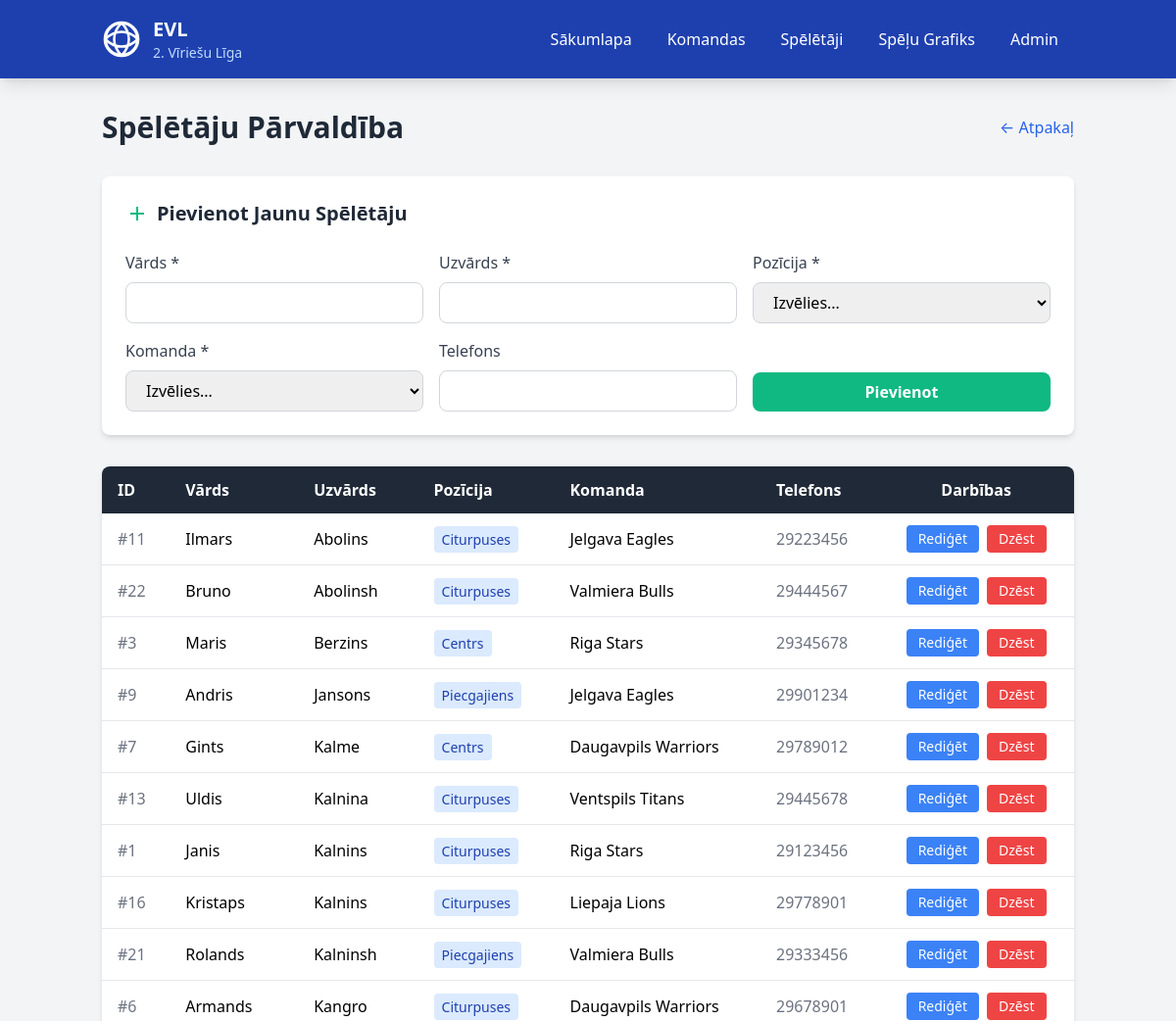
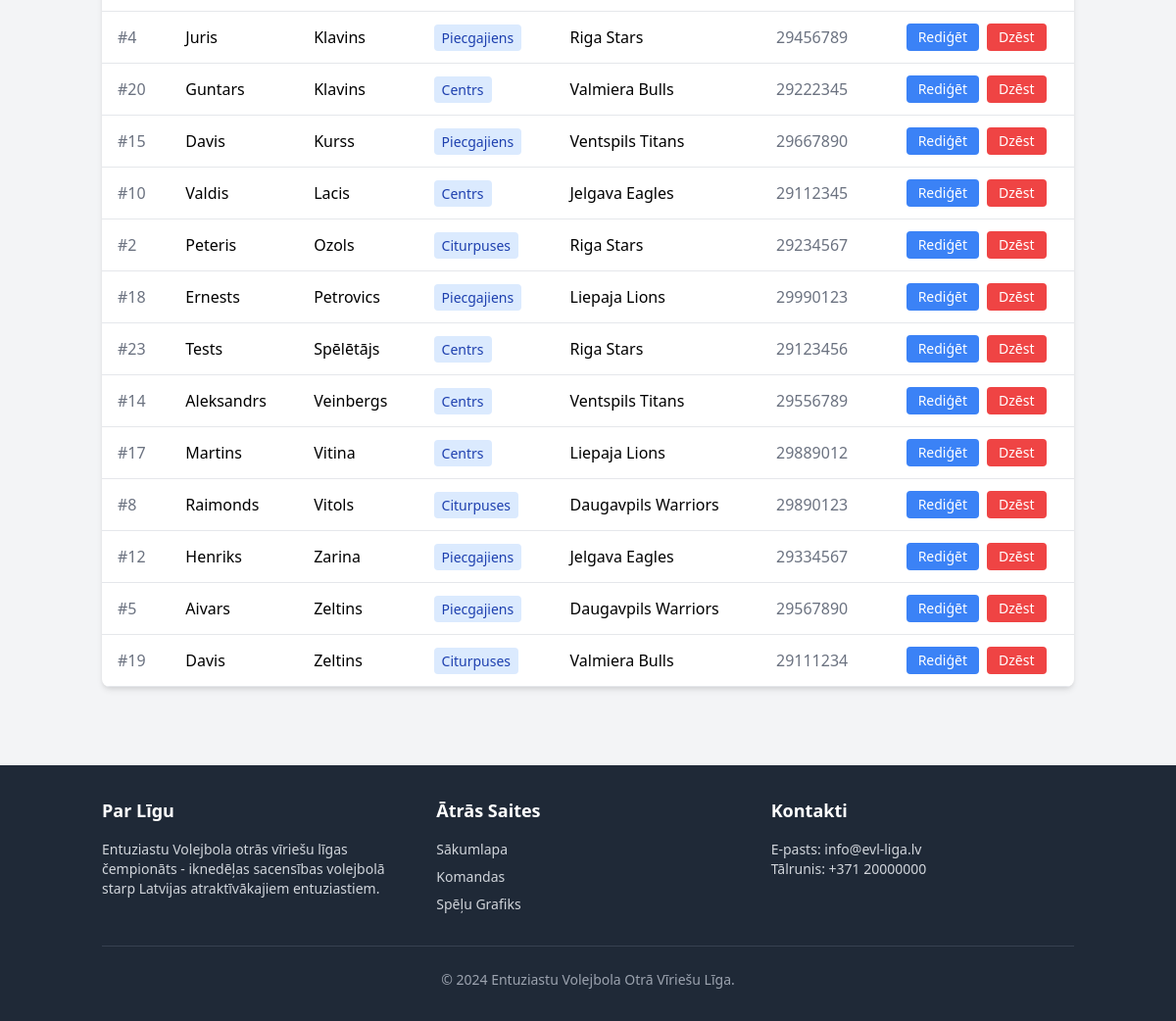
/admin/players, run on an earlier commit of the app's database (2 pictures, top to bottom).
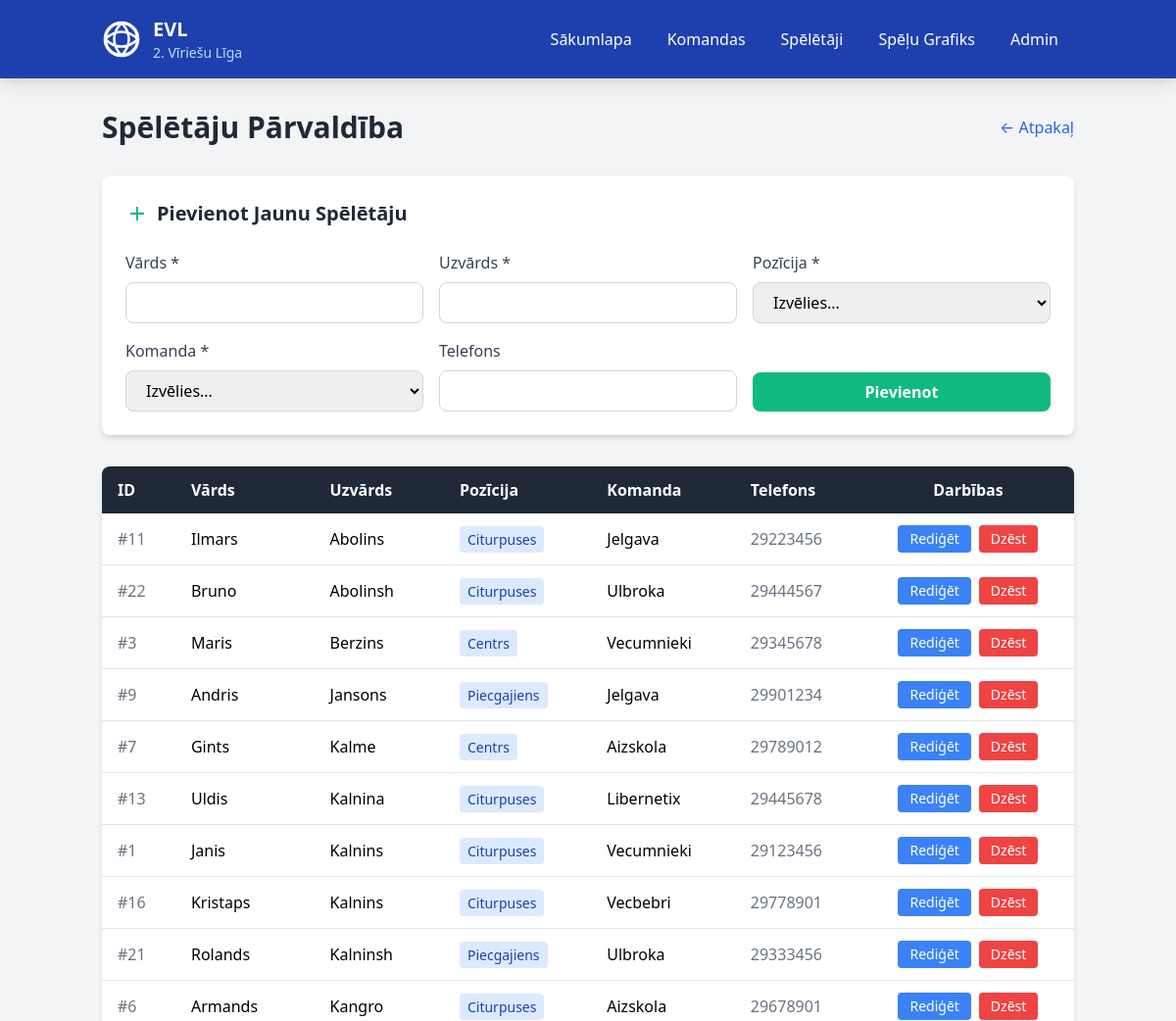
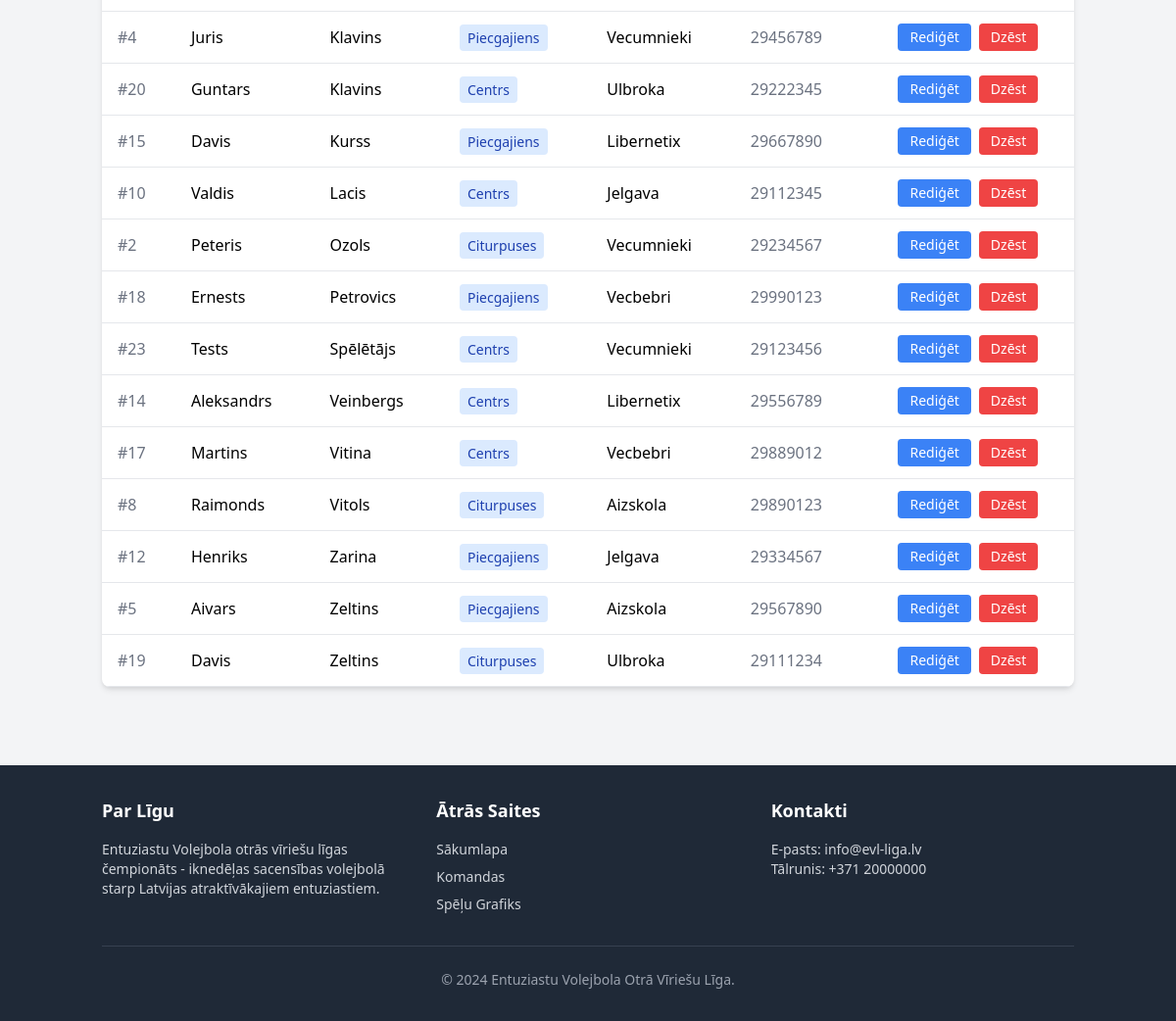
And on a later commit of the database (2 pictures, top to bottom).
### tables this page shows
CREATE TABLE players (
	id INTEGER PRIMARY KEY AUTOINCREMENT,
	first_name TEXT NOT NULL,
	last_name TEXT NOT NULL,
	"position" TEXT NOT NULL,
	team_id INTEGER,
	phone TEXT,
	CONSTRAINT FK_players_teams FOREIGN KEY (team_id) REFERENCES teams(id)
);

CREATE TABLE teams (
	id INTEGER PRIMARY KEY AUTOINCREMENT,
	name TEXT NOT NULL,
	logo TEXT DEFAULT ('/static/volleyball.svg'),
	played INTEGER DEFAULT (0),
	won INTEGER DEFAULT (0),
	lost INTEGER DEFAULT (0),
	points INTEGER DEFAULT (0),
	sets_won INTEGER DEFAULT (0),
	sets_lost INTEGER DEFAULT (0)
);

### app.py (the view)
@app.route('/admin/players')
def admin_players():
    conn = get_db_connection()
    players_list = conn.execute('''
        SELECT p.*, t.name as team_name
        FROM players p
        JOIN teams t ON p.team_id = t.id
        ORDER BY p.last_name
    ''').fetchall()
    teams_list = conn.execute('SELECT * FROM teams ORDER BY name').fetchall()
    conn.close()
    return render_template('admin_players.html',
                         players=players_list,
                         teams=teams_list)

### app.py (called while the page is built)
def get_db_connection():
    conn = sqlite3.connect(DATABASE)
    conn.row_factory = sqlite3.Row
    return conn

### templates/admin_players.html (shortened to what the changed rows need)
{% extends "base.html" %}
{% block content %}
<div class="container mx-auto px-4 py-8">
    <div class="flex justify-between items-center mb-8">
        <h1 class="text-3xl font-bold text-gray-800">Spēlētāju Pārvaldība</h1>
    </div>
    <div class="bg-white rounded-lg shadow-md p-6 mb-8">
        <h2 class="text-xl font-bold text-gray-800 mb-6 flex items-center">
            <svg class="w-6 h-6 mr-2 text-green-500" fill="currentColor" viewBox="0 0 24 24">
                <path d="M19 13h-6v6h-2v-6H5v-2h6V5h2v6h6v2z"/>
            </svg>
            Pievienot Jaunu Spēlētāju
        </h2>
    </div>
    <div class="bg-white rounded-lg shadow-md overflow-hidden">
        <div class="overflow-x-auto">
            <table class="w-full">
                <thead class="bg-gray-800 text-white">
                    <tr>
                        <th class="px-4 py-3 text-left">ID</th>
                        <th class="px-4 py-3 text-left">Vārds</th>
                        <th class="px-4 py-3 text-left">Uzvārds</th>
                        <th class="px-4 py-3 text-left">Pozīcija</th>
                        <th class="px-4 py-3 text-left">Komanda</th>
                        <th class="px-4 py-3 text-left">Telefons</th>
                        <th class="px-4 py-3 text-center">Darbības</th>
                    </tr>
                </thead>
                <tbody>
                    {% for player in players %}
                    <tr class="border-b hover:bg-gray-50">
                        <td class="px-4 py-3 text-gray-500">#{{ player.id }}</td>
                        <td class="px-4 py-3 font-medium">{{ player.first_name }}</td>
                        <td class="px-4 py-3 font-medium">{{ player.last_name }}</td>
                        <td class="px-4 py-3">
                            <span class="bg-blue-100 text-blue-800 px-2 py-1 rounded text-sm">{{ player.position }}</span>
                        </td>
                        <td class="px-4 py-3">{{ player.team_name }}</td>
                        <td class="px-4 py-3 text-gray-500">{{ player.phone or '-' }}</td>
                        <td class="px-4 py-3 text-center">
                            <div class="flex justify-center space-x-2">
                                <a href="{{ url_for('edit_player', id=player.id) }}"
                                    class="bg-blue-500 hover:bg-blue-600 text-white px-3 py-1 rounded text-sm transition">
                                    Rediģēt
                                </a>
                                <form method="POST" action="{{ url_for('delete_player', id=player.id) }}"
                                    onsubmit="return confirm('Vai tiešām vēlies izdzēst šo spēlētāju?');">
                                    <button type="submit"
                                        class="bg-red-500 hover:bg-red-600 text-white px-3 py-1 rounded text-sm transition">
                                        Dzēst
                                    </button>
                                </form>
                            </div>
                        </td>
                    </tr>
                    {% endfor %}
                </tbody>
            </table>
        </div>
    </div>
</div>
{% endblock %}

What changed in the data, as far as the page shows it:
changed through a linked row, players "Ilmars": team_name "Jelgava Eagles" → "Jelgava"
changed through a linked row, players "Bruno": team_name "Valmiera Bulls" → "Ulbroka"
changed through a linked row, players "Maris": team_name "Riga Stars" → "Vecumnieki"
changed through a linked row, players "Andris": team_name "Jelgava Eagles" → "Jelgava"
changed through a linked row, players "Gints": team_name "Daugavpils Warriors" → "Aizskola"
changed through a linked row, players "Uldis": team_name "Ventspils Titans" → "Libernetix"
changed through a linked row, players "Janis": team_name "Riga Stars" → "Vecumnieki"
changed through a linked row, players "Kristaps": team_name "Liepaja Lions" → "Vecbebri"
changed through a linked row, players "Rolands": team_name "Valmiera Bulls" → "Ulbroka"
changed through a linked row, players "Armands": team_name "Daugavpils Warriors" → "Aizskola"
changed through a linked row, players "Juris": team_name "Riga Stars" → "Vecumnieki"
changed through a linked row, players "Guntars": team_name "Valmiera Bulls" → "Ulbroka"
changed through a linked row, players "Kurss": team_name "Ventspils Titans" → "Libernetix"
changed through a linked row, players "Valdis": team_name "Jelgava Eagles" → "Jelgava"
changed through a linked row, players "Peteris": team_name "Riga Stars" → "Vecumnieki"
changed through a linked row, players "Ernests": team_name "Liepaja Lions" → "Vecbebri"
changed through a linked row, players "Tests": team_name "Riga Stars" → "Vecumnieki"
changed through a linked row, players "Aleksandrs": team_name "Ventspils Titans" → "Libernetix"
changed through a linked row, players "Martins": team_name "Liepaja Lions" → "Vecbebri"
changed through a linked row, players "Raimonds": team_name "Daugavpils Warriors" → "Aizskola"
changed through a linked row, players "Henriks": team_name "Jelgava Eagles" → "Jelgava"
changed through a linked row, players "Aivars": team_name "Daugavpils Warriors" → "Aizskola"
changed through a linked row, players id 19: team_name "Valmiera Bulls" → "Ulbroka"
